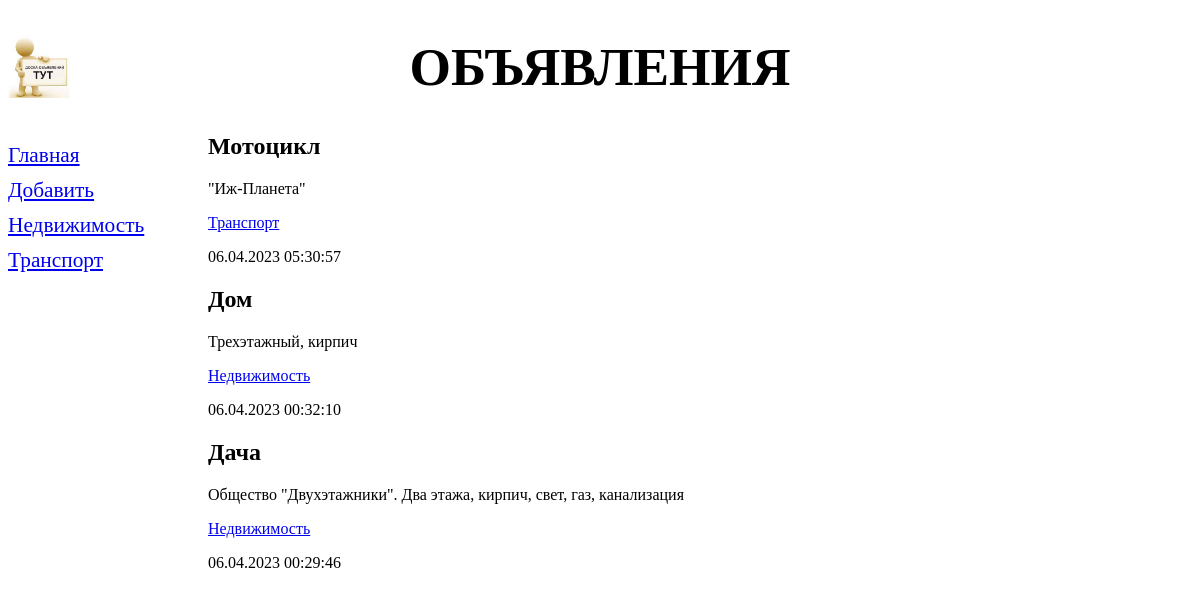
Page /bboard/ on the earlier database version.
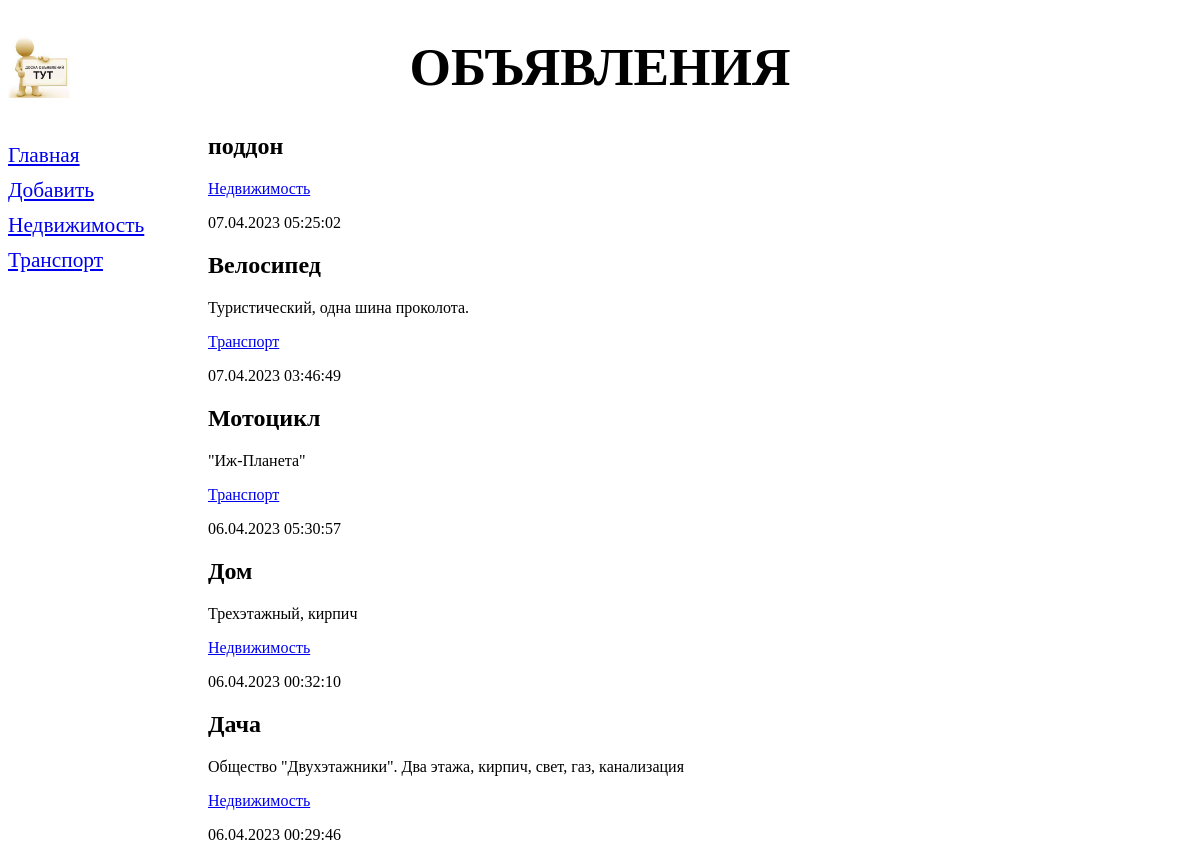
Same page on the later database version.
### bboard/models.py (models this page shows, shortened)
class Rubric(models.Model):
    name = models.TextField(max_length=20, db_index=True, verbose_name='Название')
    class Meta:
        verbose_name_plural = 'Рубрики'
        verbose_name = 'Рубрика'
        ordering = ['name']

class Bb(models.Model):
    title = models.CharField(max_length=50, verbose_name='Товар', help_text='<a href=\'/bboard\'>side<a>', editable=True, )
    content = models.TextField(null=True, blank=True, verbose_name='Описание')
    price = models.FloatField(null=True, blank=True, verbose_name='Цена')
    published = models.DateTimeField(auto_now_add=True, db_index=True, verbose_name='Опубликовано')
    rubric = models.ForeignKey('Rubric', null=True, on_delete=models.PROTECT, verbose_name='Рубрика')
    class Meta:
        verbose_name_plural = 'Объявления'
        verbose_name = 'Объявление'
        ordering = ['-published']

### bboard/views.py (the view)
# urls.py: path('', index, name='index'),
def index(request):
    bbs = Bb.objects.all()
    rubrics = Rubric.objects.all()
    context = {'bbs': bbs, 'rubrics': rubrics}
    return render(request, 'bboard/index.html', context)

### bboard/templates/bboard/index.html
{% extends "layout/basic.html" %}
{% block content %}
{% for bb in bbs %}
<div>
    <h2>{{ bb.title }}</h2>
    <p>{{bb.content }}</p>
    <p><a href="{% url 'by_rubric' bb.rubric.pk %}">{{ bb.rubric.name }}</a></p>
    <p>{{bb.published|date:"d.m.Y H:i:s" }}</p>
</div>
{% endfor %}
{% endblock %}

### bboard/templates/layout/basic.html (shortened to what this page needs)
{% load static %}
<!DOCTYPE html>
<html>
    <head>
        <link rel="stylesheet" type="text/css" href="{% static 'bboard/style.css' %}">
    </head>
    <body>
        <header><h1>Объявления</h1></header>
        <nav>
            <a href="{% url 'index' %}">Главная</a>
            <a href="{% url 'add' %}">Добавить</a>
            {% for rubric in rubrics %}
            <a href="{% url 'by_rubric' rubric.pk %}">{{ rubric.name }}</a>
            {% endfor %}
        </nav>
        <section>
            {% block content %}
            {% endblock %}
        </section>
    </body>
</html>

### bboard/static/bboard/style.css (style rules this page uses)
header h1 { font-size: 40pt; text-transform: uppercase; text-align: center; background: url("index.jpeg") left / auto 100% no-repeat; }
nav { font-size: 16pt; width: 150px; float: left; }
nav a { display: block; margin: 10px 0px; }
section { margin-left: 200px; }

Differences in the rows shown:
added Bb: title "поддон", rubric.name "Недвижимость", published "07.04.2023 05:25:02"
added Bb: title "Велосипед", content "Туристический, одна шина проколота.", rubric.name "Транспорт", published "07.04.2023 03:46:49"
